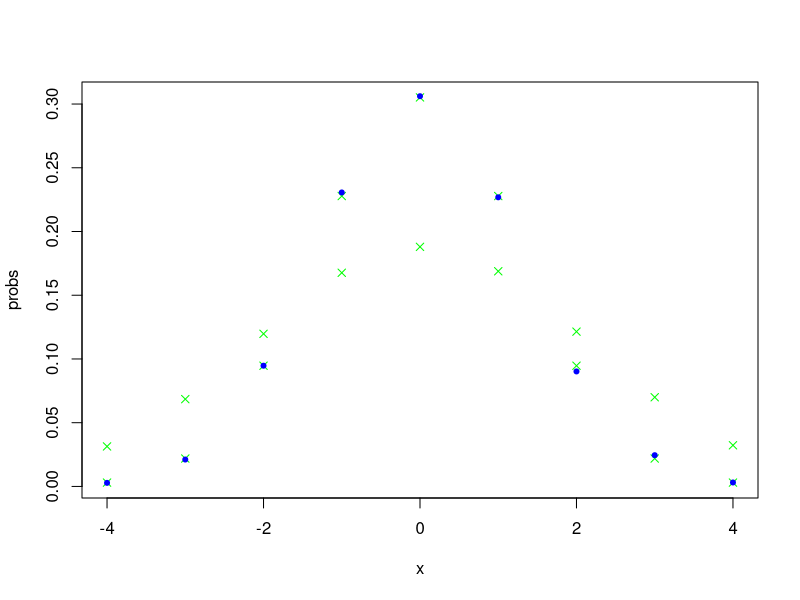
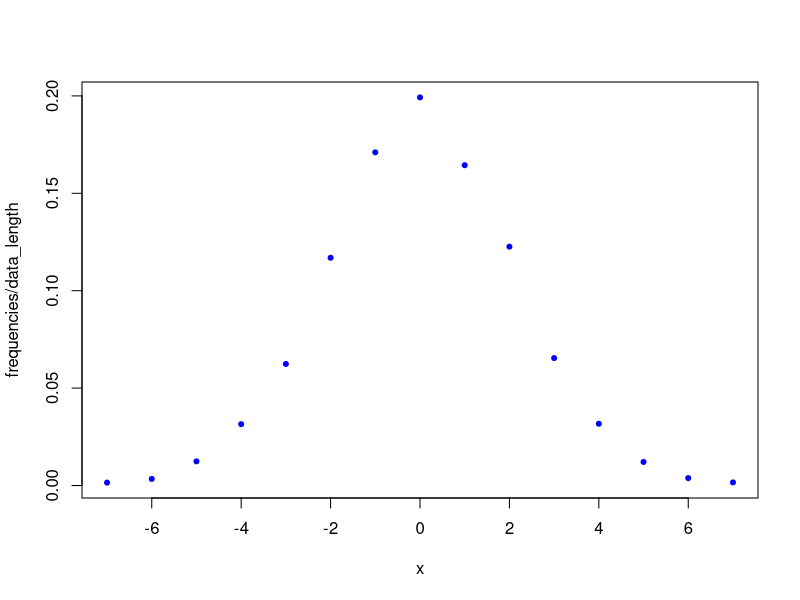

Recreate these plots in R, in order.
library( MASS )

## Function for getting data (it's discrete) from experiment with our model
get_data = function() {
  frequencies <- c(28, 211, 947, 2306, 3061, 2268, 902, 245, 31)
  values <- -4:4
  data <- rep(values, frequencies)
  return (data)
}

## Get data
data = get_data()
data_length = length(data)

table = table(data)
values = as.numeric(names(table))
frequencies = as.numeric(table)
values
frequencies

## Compute mean and sd
mean = mean(data)
sd = sd(data)
mean
sd

## Get probabilities for the intervals
rightVals = c(-3.5:3.5, Inf)
leftVals = c(-Inf, -3.5:3.5)
x = c(-4:4)
probs = pnorm(rightVals, mean, sd) - pnorm(leftVals, mean, sd)

## Chisq test does not work with sample mean and sd
chisq.test(frequencies, p=probs)

## Optimize p value and find best sd (mean = 0)
optimize_data_sd = function(cur_data_sd) {
  cur_data_mean = 0
  probs = ( pnorm(rightVals, cur_data_mean, cur_data_sd) - 
    pnorm(leftVals, cur_data_mean, cur_data_sd) )
  cur_res = chisq.test(frequencies, p=probs)
  return (cur_res$p.value)
}

optimize_result = optimize(optimize_data_sd, 
                           interval = c(1, 2), maximum = TRUE, tol = 0.0001)
best_sd = optimize_result$maximum
best_sd

probs = pnorm(rightVals, 0, best_sd) - pnorm(leftVals, 0, best_sd)
plot(x, probs, col="green", pch=4)
points(x, frequencies / data_length, col="blue", pch=20)

## With best sd and mean = 0 chisq test works
chisq.test(frequencies, p=probs)

############################################################################

## Same tests for Bartlett P1 and P2 flows
## Function for getting data (it's discrete) from experiment with our model
get_data = function() {
  frequencies <- c(15, 34, 124, 315, 624, 1169, 1710, 1992, 
                   1644, 1226, 654, 317, 121, 38, 16)
  values <- -7:7
  data <- rep(values, frequencies)
  return (data)
}

## Get data
data = get_data()
data_length = length(data)

table = table(data)
values = as.numeric(names(table))
frequencies = as.numeric(table)
values
frequencies

## Compute mean and sd
mean = mean(data)
sd = sd(data)
mean
sd

## Get probabilities for the intervals
rightVals = c(-6.5:6.5, Inf)
leftVals = c(-Inf, -6.5:6.5)
x = c(-7:7)
probs = pnorm(rightVals, mean, sd) - pnorm(leftVals, mean, sd)

## Chisq test does not work with sample mean and sd
chisq.test(frequencies, p=probs)

## Optimize p value and find best sd (mean = 0)
optimize_data_sd = function(cur_data_sd) {
  cur_data_mean = 0.016
  probs = ( pnorm(rightVals, cur_data_mean, cur_data_sd) - 
              pnorm(leftVals, cur_data_mean, cur_data_sd) )
  cur_res = chisq.test(frequencies, p=probs)
  return (cur_res$p.value)
}

optimize_result = optimize(optimize_data_sd, 
                           interval = c(2, 2.5), maximum = TRUE, tol = 0.0001)
best_sd = optimize_result$maximum
best_sd

probs = pnorm(rightVals, 0.016, best_sd) - pnorm(leftVals, 0.016, best_sd)
points(x, probs, col="green", pch=4)
plot(x, frequencies / data_length, col="blue", pch=20)

## With best sd and mean = 0 chisq test works
chisq.test(frequencies, p=probs)
